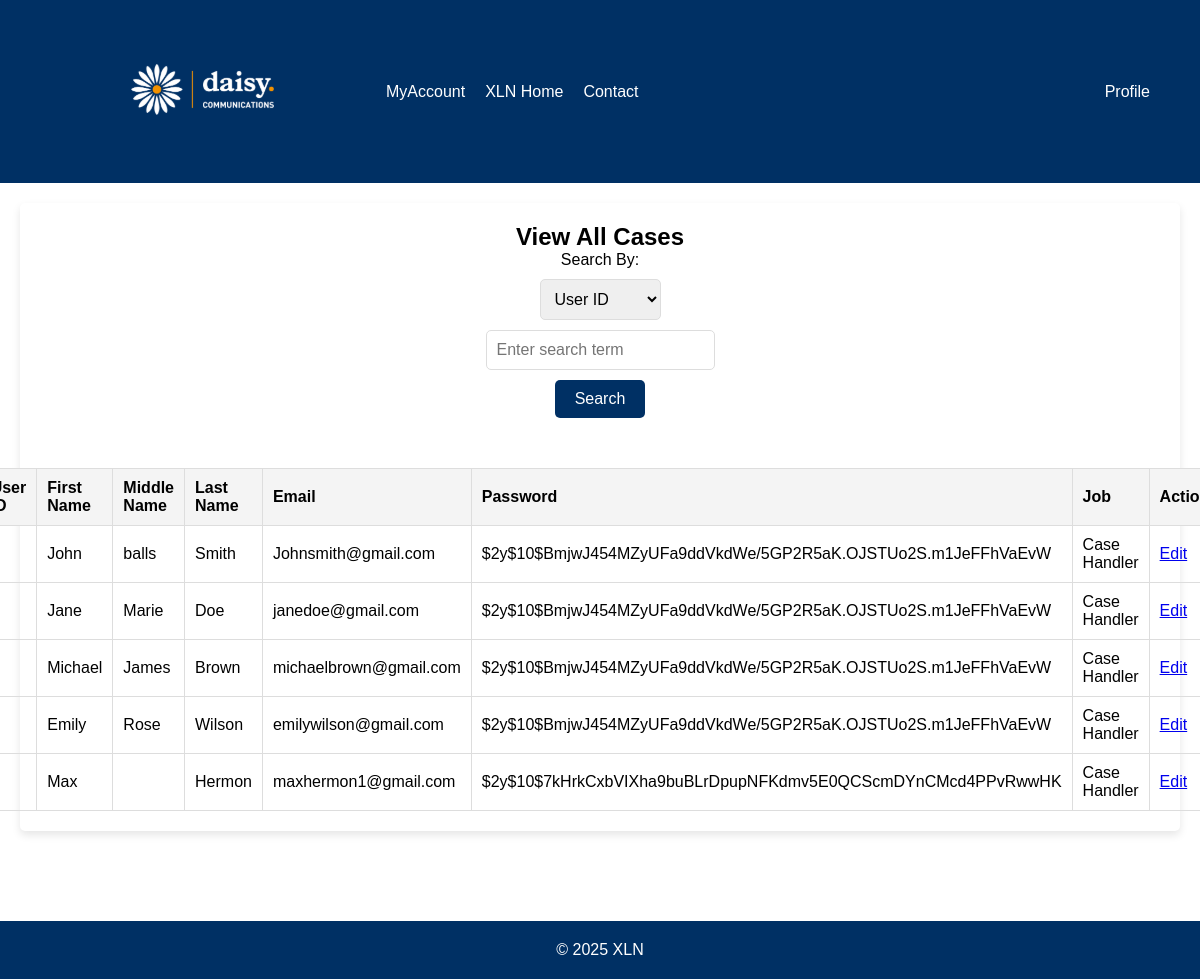
The page /php/UserManagement.php on the database as committed earlier.
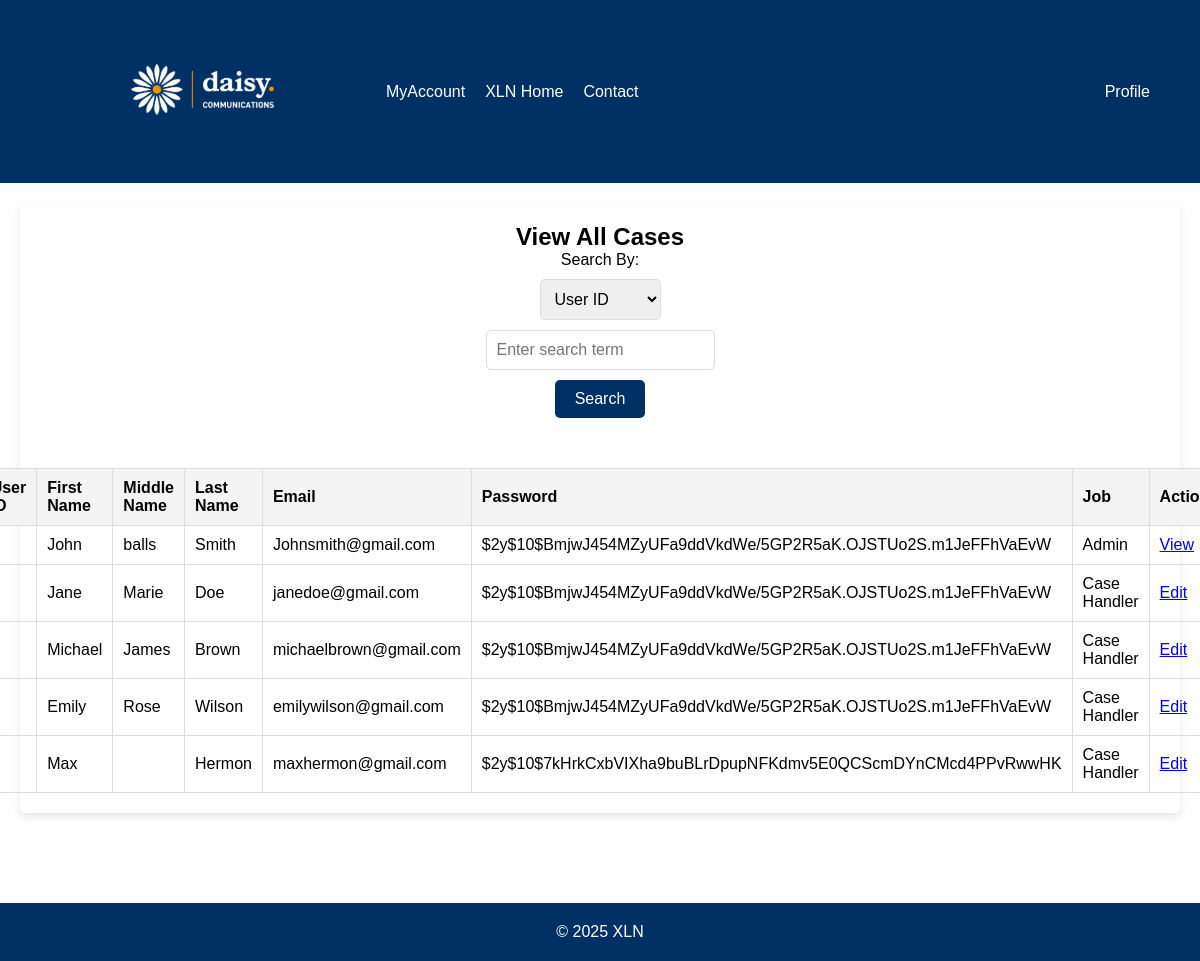
The same page on the database as committed later.
### tables this page shows
CREATE TABLE users (
userID INTEGER PRIMARY KEY AUTOINCREMENT,
fName TEXT NOT NULL,
mName TEXT,
lName TEXT NOT NULL,
email TEXT NOT NULL UNIQUE CHECK (email LIKE '%_@_%._%'),
password TEXT NOT NULL,
jobID INT NULL,
FOREIGN KEY (jobID) REFERENCES jobs(jobID) ON UPDATE CASCADE ON DELETE CASCADE
);

CREATE TABLE "jobs" (
	"jobID"	INTEGER,
	"job"	TEXT NOT NULL,
	PRIMARY KEY("jobID" AUTOINCREMENT)
);

### php/UserManagement.php (the view, shortened to what this page needs)
<!DOCTYPE html>
<html lang="en">
<?php
function getUsers($searchBy = '', $searchTerm = '') {
    $db = new SQLite3('../data/XLN_new_DBA.db');
    $sql = "SELECT u.*,
                j.job AS job_name
        FROM users u
            LEFT JOIN jobs j ON u.jobID = j.jobID";
    $stmt = $db->prepare($sql);
    $result = $stmt->execute();
    $arrayResult = [];
    while ($row = $result->fetchArray(SQLITE3_ASSOC)) {
        $arrayResult[] = $row;
    }
    return $arrayResult;
}
$searchBy = isset($_GET['searchBy']) ? $_GET['searchBy'] : '';
$searchTerm = isset($_GET['searchTerm']) ? $_GET['searchTerm'] : '';
$users = getUsers($searchBy, $searchTerm);
?>
<head>
    <link rel="stylesheet" href="../css/ViewAllCases.css">
</head>
<body>
<header>
        <img class="logo" src="../xlnLogo.png" alt="XLN Logo">
        <nav>
            <ul class="left-menu">
                <li><a href="#">MyAccount</a></li>
                <li><a href="#">XLN Home</a></li>
                <li><a href="#">Contact</a></li>
            </ul>
            <ul class="right-menu">
                <li class="dropdown">
                    <a href="javascript:void(0)" class="dropbtn">Profile</a>
                </li>
            </ul>
        </nav>
    </header>
    <main>
        <h2>View All Cases</h2>
        <form method="GET" action="">
        <label for="searchBy">Search By:</label>
        <select name="searchBy" id="searchBy">
            <option value="userID">User ID</option>
        </select>
    <input type="text" name="searchTerm" placeholder="Enter search term">
    <button type="submit">Search</button>
</form>
        <table id="casesTable">
            <thead>
                <tr>
                    <th>User ID</th>
                    <th>First Name</th>
                    <th>Middle Name</th>
                    <th>Last Name</th>
                    <th>Email</th>
                    <th>Password</th>
                    <th>Job</th>
                    <th>Action</th>
                </tr>
            </thead>
            <tbody>
        <?php foreach ($users as $user) : ?>
            <tr>
                <td><?php echo $user['userID']; ?></td>
                <td><?php echo $user['fName']; ?></td>
                <td><?php echo $user['mName']; ?></td>
                <td><?php echo $user['lName']; ?></td>
                <td><?php echo $user['email']; ?></td>
                <td><?php echo $user['password']; ?></td>
                <td><?php echo $user['job_name']; ?></td>
                <td>
                    <?php if ($user['jobID'] == 1) : ?>
                        <a href="EditUser.php?uid=<?php echo $user['userID']; ?>">Edit</a>
                    <?php else : ?>
                        <a href="ViewUser.php?uid=<?php echo $user['userID']; ?>">View</a>
                    <?php endif; ?>
                </td>
            </tr>
        <?php endforeach; ?>
    </tbody>
        </table>
    </main>
    <footer>
        <p>&copy; <span id="year"></span> XLN</p>
    </footer>
</body>
</html>

### css/ViewAllCases.css (style rules this page uses)
* { margin: 0; padding: 0; box-sizing: border-box; font-family: Arial, Helvetica, sans-serif; }
header { background-color: #003064; color: white; display: flex; align-items: center; padding: 50px; }
img.logo { width: 300px; margin-right: 20px; }
nav { display: flex; justify-content: space-between; width: 100%; }
nav ul.left-menu { flex-grow: 1; }
nav ul.right-menu { justify-content: flex-end; }
.dropdown { position: relative; display: inline-block; }
nav ul { list-style: none; display: flex; align-items: center; margin: 0; padding: 0; }
nav ul li { margin-left: 20px; }
nav ul li a { color: white; text-decoration: none; }
html, body { height: 100%; margin: 0; display: flex; flex-direction: column; }
main { flex-grow: 1; background-color: #ffffff; padding: 20px; margin: 20px; margin-bottom: 90px; border-radius: 5px; display: flex; flex-direction: column; align-items: center; box-shadow: 0 4px 8px rgba(0, 0, 0, 0.1); }
form { display: flex; flex-direction: column; align-items: center; margin-bottom: 20px; }
form label, form select, form input, form button { margin-bottom: 10px; }
form input, form select { padding: 10px; border: 1px solid #ddd; border-radius: 5px; font-size: 16px; outline: none; }
form button { background-color: #003064; color: white; padding: 10px 20px; font-size: 16px; border: none; border-radius: 5px; cursor: pointer; }
table { width: 100%; border-collapse: collapse; margin-top: 20px; }
table, th, td { border: 1px solid #ddd; }
th, td { padding: 10px; text-align: left; }
th { background-color: #f4f4f4; }
footer { background-color: #003064; color: white; text-align: center; padding: 20px; bottom: 0; left: 0; right: 0; width: 100%; }

Rows that differ between the two databases and show on the page:
changed users "John": jobID.job "Case Handler" → "Admin"; jobID "Edit" → "View"
changed users "Max": email "maxhermon1@gmail.com" → "maxhermon@gmail.com"
